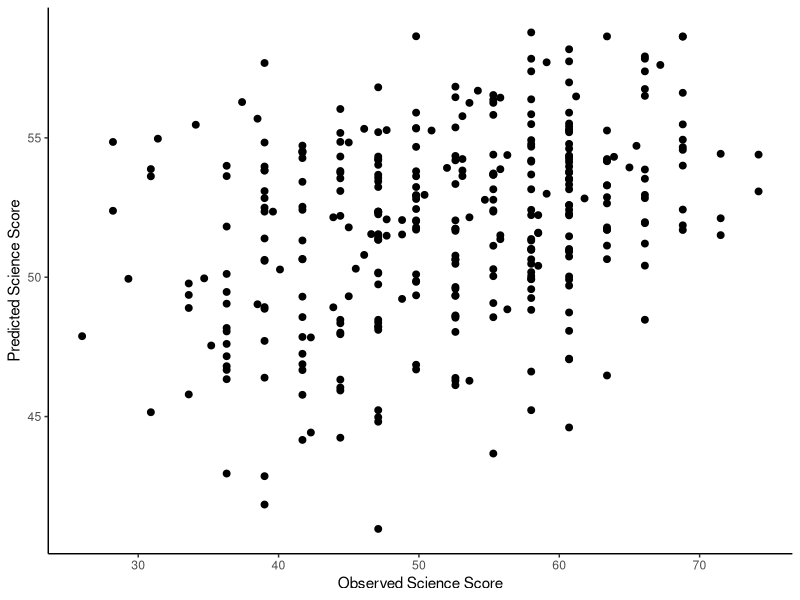
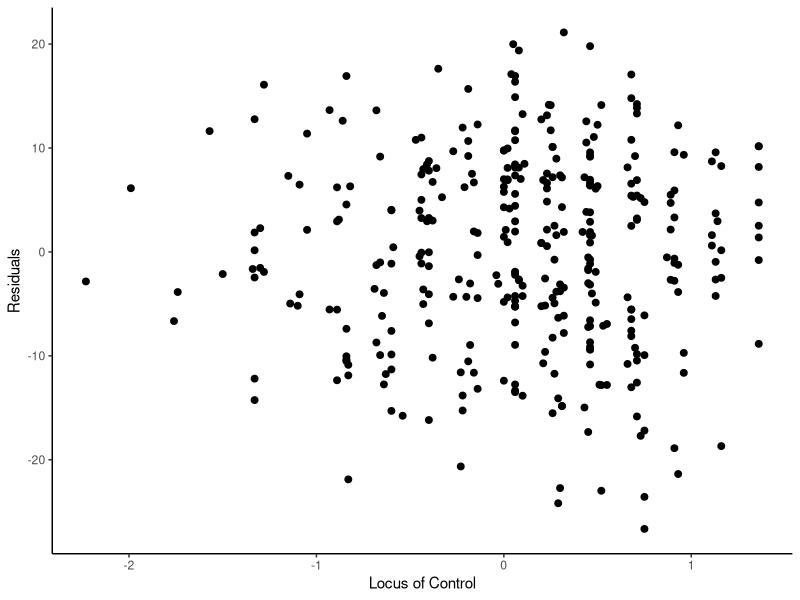
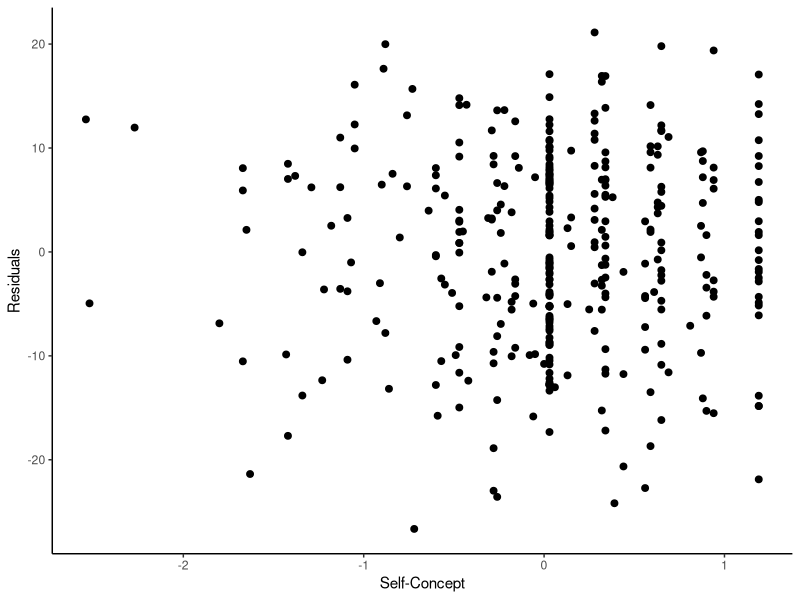
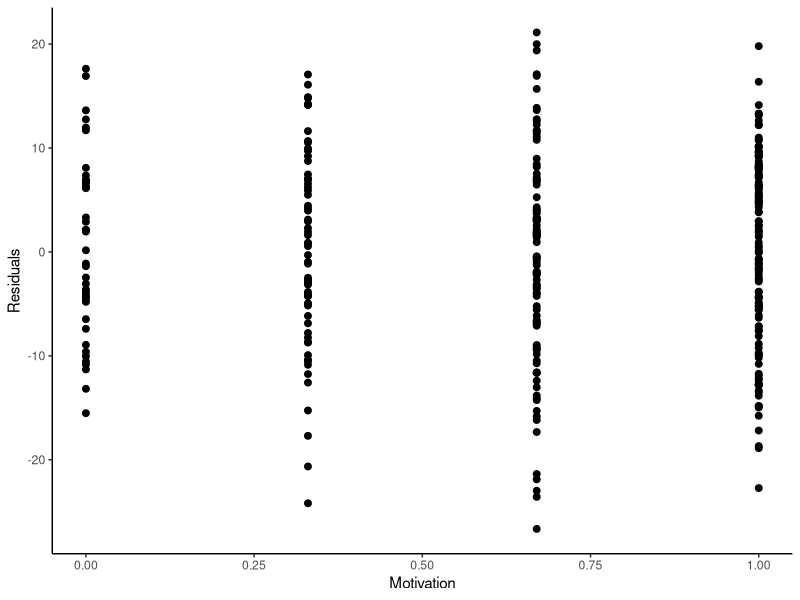
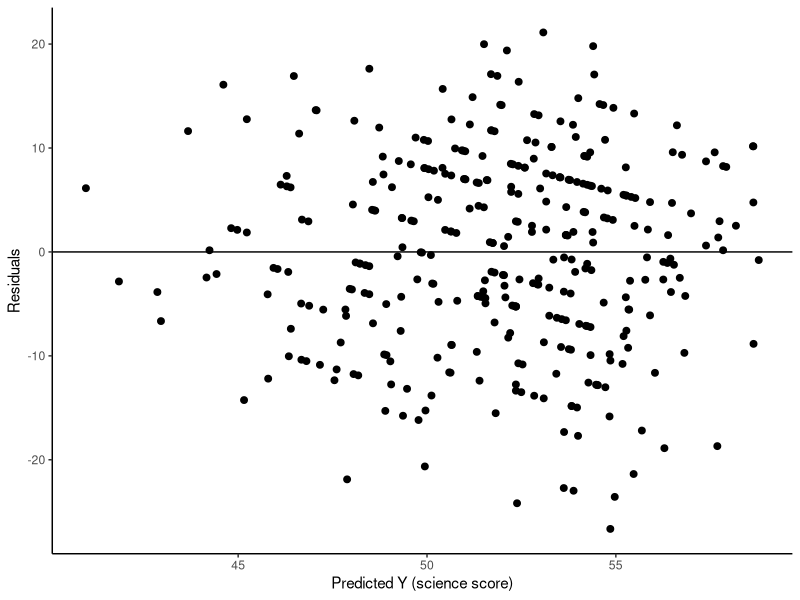
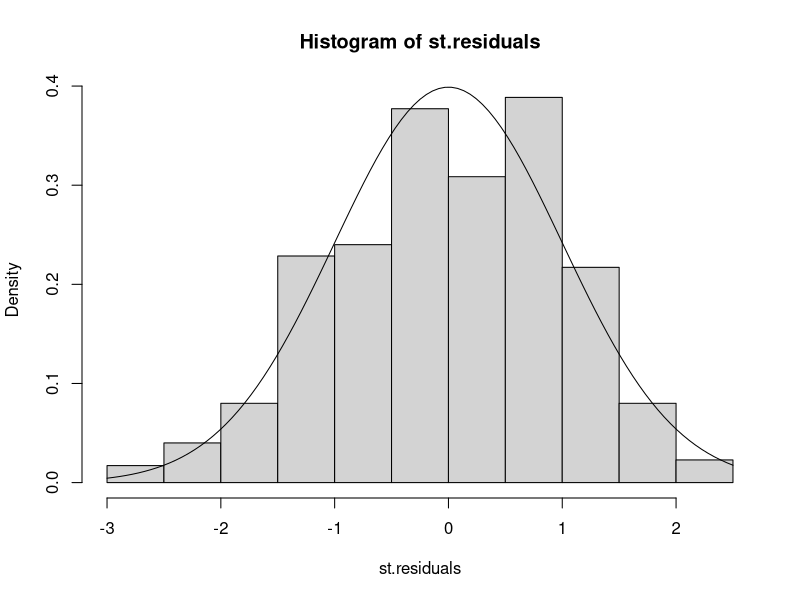
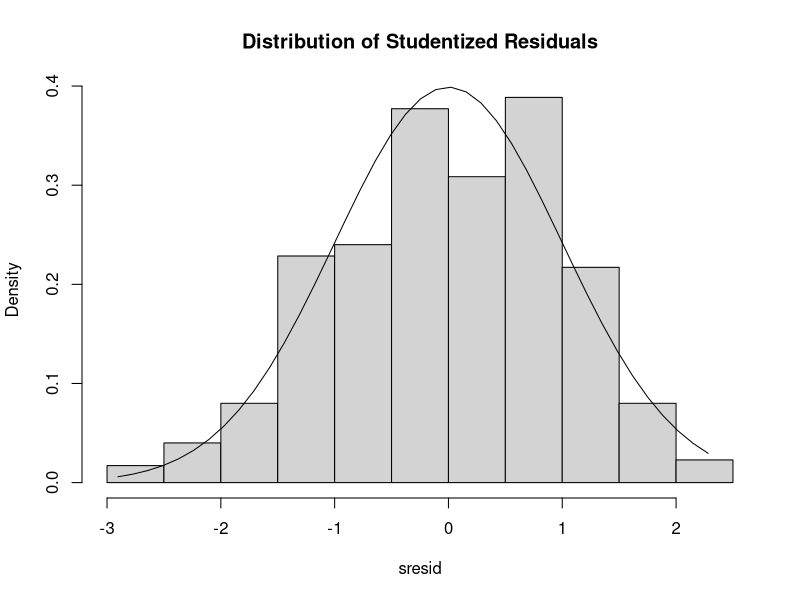
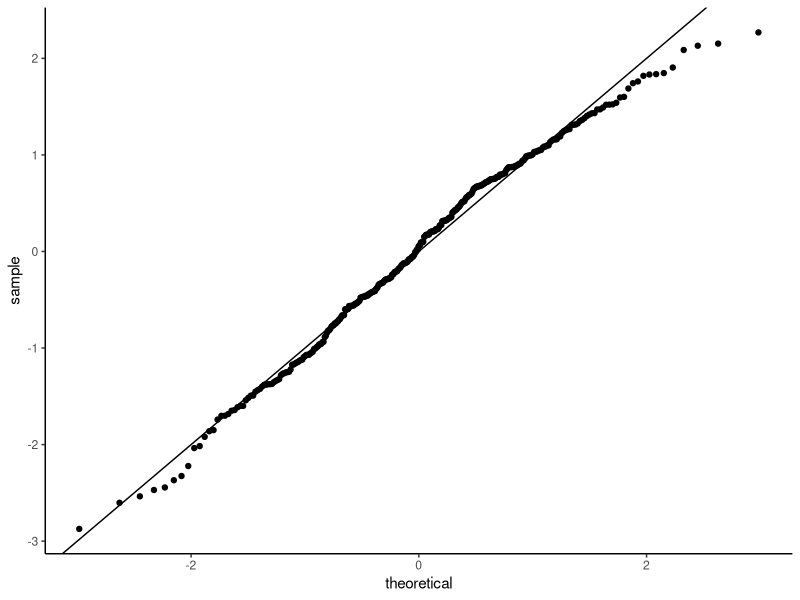

R code for these plots, in order: (Note: this script raises an error after producing the figures.)
## ---- chunk 1
chooseCRANmirror(graphics=FALSE, ind=1)
install.packages("knitr")
knitr::opts_chunk$set(echo = TRUE)
knitr::opts_chunk$set(dev = 'pdf')
## ---- chunk 2
getwd()
setwd("C:/Users/ahmadi/Documents/Courses/EDMS646/EDMS646_Spring_2017/Hwk3")
hsb1.data <- read.table ("HSB1.csv", header = TRUE, na.strings="-99", sep = ",")
summary(hsb1.data)
head(hsb1.data)
tail(hsb1.data)
## ---- chunk 3
hsb1.lm <- lm(science~locus + concept + mot, data=hsb1.data)
summary(hsb1.lm)
names(hsb1.lm)
## ---- chunk 4
anova(hsb1.lm)
## ---- chunk 5
install.packages("ggplot2")
library(ggplot2)

#plot: Observed Y vs predicted Y 
ggplot(hsb1.data, aes(science, fitted.values(hsb1.lm)))+ geom_point(size = 2) + xlab("Observed Science Score") + ylab("Predicted Science Score") +
   theme(
        panel.grid.major = element_blank(),
        panel.grid.minor = element_blank(),
        panel.background = element_blank(),
        panel.border = element_blank(),
        axis.line = element_line(),
        axis.ticks = element_line(),
     )

#Plot: Residuals vs X
ggplot(hsb1.data, aes(locus, residuals(hsb1.lm)))+ geom_point(size = 2) + xlab("Locus of Control") + ylab("Residuals") +
   theme(
        panel.grid.major = element_blank(),
        panel.grid.minor = element_blank(),
        panel.background = element_blank(),
        panel.border = element_blank(),
        axis.line = element_line(),
        axis.ticks = element_line(),
     )

ggplot(hsb1.data, aes(concept, residuals(hsb1.lm)))+ geom_point(size = 2) + xlab("Self-Concept") + ylab("Residuals") +
   theme(
        panel.grid.major = element_blank(),
        panel.grid.minor = element_blank(),
        panel.background = element_blank(),
        panel.border = element_blank(),
        axis.line = element_line(),
        axis.ticks = element_line(),
     )

ggplot(hsb1.data, aes(mot, residuals(hsb1.lm)))+ geom_point(size = 2) + xlab("Motivation") + ylab("Residuals") +
   theme(
        panel.grid.major = element_blank(),
        panel.grid.minor = element_blank(),
        panel.background = element_blank(),
        panel.border = element_blank(),
        axis.line = element_line(),
        axis.ticks = element_line(),
     )

#Plot: Resisulas vs Predicted Y 
ggplot(hsb1.data, aes(fitted.values(hsb1.lm), residuals(hsb1.lm)))+ geom_point(size = 2) + xlab("Predicted Y (science score)") + ylab("Residuals") + geom_hline(yintercept = 0) +
   theme(
        panel.grid.major = element_blank(),
        panel.grid.minor = element_blank(),
        panel.background = element_blank(),
        panel.border = element_blank(),
        axis.line = element_line(),
        axis.ticks = element_line(),
     )

# or:
# plot(stdres(hsb1.lm)~fitted.values(hsb1.lm), col="black", 
# pch=1, bty="l", xlab="Predicted Y (science score)", ylab="Standardized Residuals")
# abline(0,0)


install.packages("car", dependencies=TRUE)

install.packages("pls")
library(pls)
library(car) 
library(MASS)
# getting stadardized residuals
st.residuals <- stdres(hsb1.lm)
# create residuals hist 
hist(st.residuals, freq = FALSE)
curve(dnorm, add = TRUE)

# or: # distribution of studentized residuals
library(MASS)
sresid <- studres(hsb1.lm) 
hist(sresid, freq=FALSE, 
   main="Distribution of Studentized Residuals")
xfit<-seq(min(sresid),max(sresid),length=40) 
yfit<-dnorm(xfit) 
lines(xfit, yfit)


# get probability distribution for residuals
# probDist <- pnorm(st.residuals)
# create PP plot
# plot(ppoints(length(st.residuals)), sort(probDist), main="PP Plot", xlab = "Observed Probability", ylab = "Expected Probability")
#add diagonal line
# abline(0,1) 

# create PP plot
ggplot(hsb1.data, aes(sample = st.residuals))+ stat_qq() + geom_abline(intercept = 0, slope = 1) +
   theme(
        panel.grid.major = element_blank(),
        panel.grid.minor = element_blank(),
        panel.background = element_blank(),
        panel.border = element_blank(),
        axis.line = element_line(),
        axis.ticks = element_line(),
     )


## ---- chunk 6
# to correct for normality:
k = 2
summary(lm(science ~ locus + log(k-concept) + log(k-mot), data = hsb1.data))
summary(lm(log(science) ~ log(k-locus) + log(k-concept) + log(k-mot), data = hsb1.data))

# to acheive linearity:
boxCox(hsb1.lm, plotit = TRUE)
# range(boxCox(hsb1.lm))
lambda = 1.5

science.trans<- yjPower(hsb1.data$science, lambda)
predictors.trans<- boxTidwell(science.trans~(2-concept)+(2-mot), other.x = ~locus, data = hsb1.data, family = "yjPower", plotit = TRUE)

boxCox(hsb1.lm, lambda = seq(-2, 2, by = .1))
plot(hsb1.data$locus, hsb1.data$science)
plot(hsb1.data$locus, hsb1.data$science^1.5)
summary(lm((science)^1.5~locus+concept+mot, data = hsb1.data))



glm.mod <- glm(science~locus+concept+mot, data = hsb1.data,family = gaussian(link = "log"))
summary(glm.mod)
